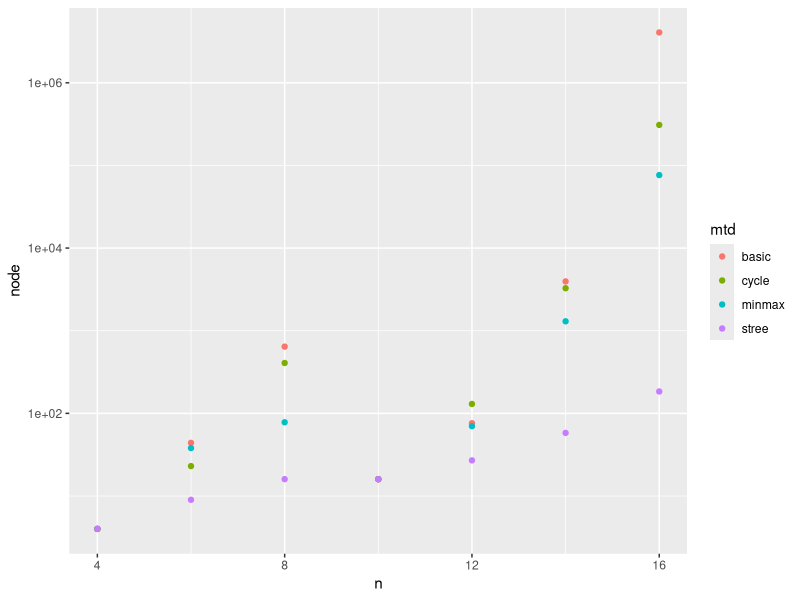
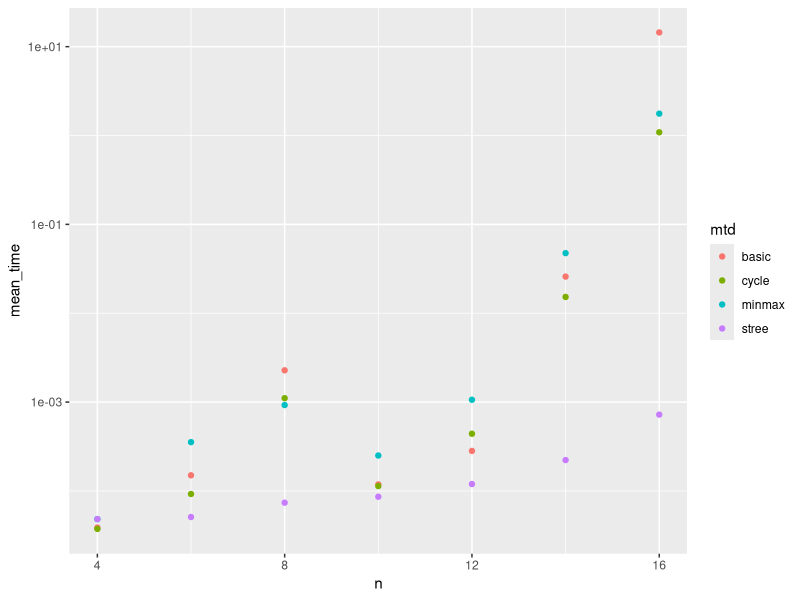

Source code (R) for these figures, in order:
library(readr)
library(dplyr)
library(ggplot2)

data <- read_csv('exp_cmp_algo_result.csv') %>%
  group_by(n, d, bdr, mgr, node) %>%
  summarise(mean_time = mean(time)) %>%
  ungroup()

data_to_be_plot <- data %>%
  filter(d == 3, bdr == 'basic' | mgr == 'basic') %>%
  mutate(mtd = ifelse(mgr == 'basic', bdr ,mgr)) %>%
  mutate(mtd = as.factor(mtd))

gp <- ggplot(data_to_be_plot,
             aes(x = n, y = node, color = mtd)) +
  scale_y_log10() +
  geom_point()
ggsave('exp_cmp_algo_result_node.pdf', gp,
       width = 13, height = 10, units = 'cm')

gp <- ggplot(data_to_be_plot,
             aes(x = n, y = mean_time, color = mtd)) +
  scale_y_log10() +
  geom_point()
ggsave('exp_cmp_algo_result_time.pdf', gp,
       width = 13, height = 10, units = 'cm')
